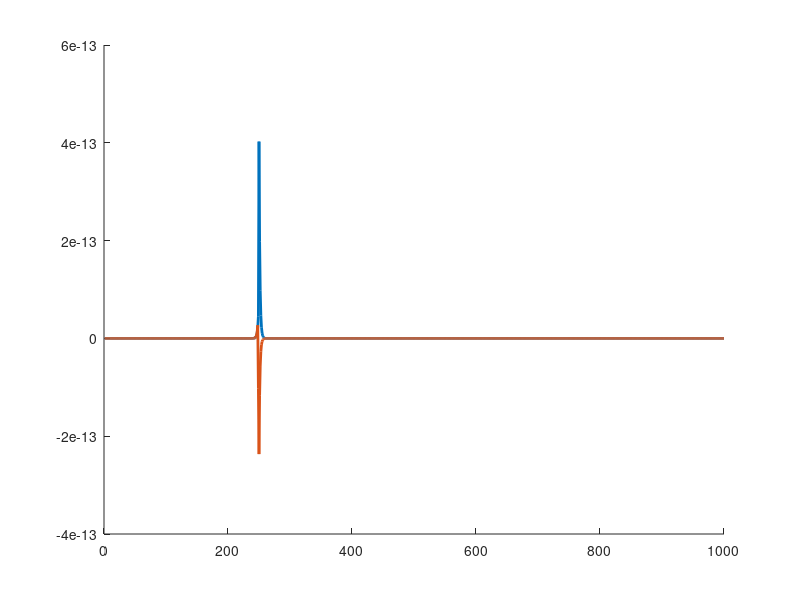

The MATLAB source for this figure: (Note: this script raises an error after producing the figure.)
%% Define Grid

% NOTE: Grid resolution should must be sufficient to resolve the shortest
% wavelength. For example, for most metallic surfaces 60-100 cells in one
% wavelength should be enough.

% NOTE: If our simulation has critical dimensions, snapping grid to these
% dimensions should be considered.

Sz = 1; % Physical size along z
Nz = 1000; % Number of cells along z
dz = Sz/Nz;

%% Define Physical Parameters

% Speed of light
c0 = 2.99792458e8;

% Permittivity and permeability of free space
u0 = 4.0 * pi * 1.0e-7;
e0 = 1.0 / (c0 * c0 * u0);
er = 1.0;
ur = 1.0;

% Time step (according to Courant Condition)
dt = dz / 2.0 / c0; % Single time step in seconds
steps = 10000; % Total simulation steps
t = (0:dt:(steps - 1) * dt); % Each time step

% Initialize materials to free space
ER = ones(1, Nz) .* er;
UR = ones(1, Nz) .* ur;

% Define geometry
ER(Nz/2+1:Nz/2+400) = ones(1, 400) .* 4;

% Compute update coefficients (only for z direction)
mEy = (c0 * dt) ./ ER / dz;
mHx = (c0 * dt) ./ UR / dz;

% Initialize H and E fields to zeros
Hx = zeros(1, Nz);
Ey = zeros(1, Nz);

% Initialize variables for perfect boundary conditions
h1 = 0; h2 = 0;
e1 = 0; e2 = 0;

%% Describe source
fmax = 1e10; % Max frequency we're interested in
tau = 0.5 / fmax; % FWHM (Full Width at Half Maximum)
t0 = 6 * tau; % Pulse offset
th = t + dt + dt/2;

% These sources only work for Ey/Hx mode, and if the source is in the free space
gaussian = exp(-((t - t0) ./ tau ) .^ 2); % Gaussian pulse
gaussianH = -exp(-((th - t0) ./ tau) .^ 2); % Gaussian pulse for directional source H
harmonic = 0.5 * sin(2 * pi * 1e9 * t); % 1 GHz harmonic source
harmonicH = -0.5 * sin(2 * pi * 1e9 * th); % 1 GHz harmonic source for directional source H

% Choose the desired pulse for simulation
pulse = gaussian;
pulseH = gaussianH;

%% Main FDTD Loop
jump = 20;
prompt = false;
figure;

for T = 1 : steps
    h2 = h1; h1 = Hx(1); % Record boundary H that we'll use 2 steps later
    % Update H from E
    for nz = 1 : Nz - 1
        Hx(nz) = Hx(nz) + mHx(nz) * (Ey(nz+1) - Ey(nz));
    end
    Hx(Nz) = Hx(Nz) + mHx(nz) * (e2 - Ey(Nz)); % Perfect boundary condition

    % Update E from H
    e2 = e1; e1 = Ey(Nz); % Record boundary E that we'll use 2 steps later
    Ey(1) = Ey(1) + mEy(1) * (Hx(1) - h2); % Perfect boundary condition
    for nz = 2 : Nz
        Ey(nz) = Ey(nz) + mEy(nz) * (Hx(nz) - Hx(nz-1));
    end

    % Inject source
    nzsrc = Nz / 4; % Source is at the quarter of the length
    
    % Directional source
    Hx(nzsrc - 1) = Hx(nzsrc - 1) - mHx(nzsrc - 1) * pulse(T);
    Ey(nzsrc) = Ey(nzsrc) - mEy(nzsrc) * pulseH(T);

    % Soft source
    % Ey(nzsrc) = Ey(nzsrc) + pulse(T);

    % Hard Source
    % Ey(nzsrc) = pulse(T);

    % Try to put metal in the center
    % Ey(Nz/2) = 0;

    % Visualize E and H (not necessarily every step)
    if mod(T, jump) == 0
        clf;
        hold on;
        plot(Ey, 'LineWidth', 2);
        plot(Hx, 'LineWidth', 2);
        rectangle('Position', [Nz/2, -1.5, 400, 3], 'FaceColor', [0, 0, 1, 0.3], 'EdgeColor', 'none');
        ylim([-1.5, 1.5]);
        xlim([0, Nz]);
        title(['Step ', num2str(T)])
        pause(0);
    end

    if T == 500 && prompt == true
        % Prompt the user to continue or stop
        answer = questdlg('Do you want to continue?', 'Continue Simulation', 'Continue', 'Stop', 'Continue');

        if strcmp(answer, 'Stop')
            disp('Simulation stopped by the user.');
            break; % Exit the loop
        end
    end
end
